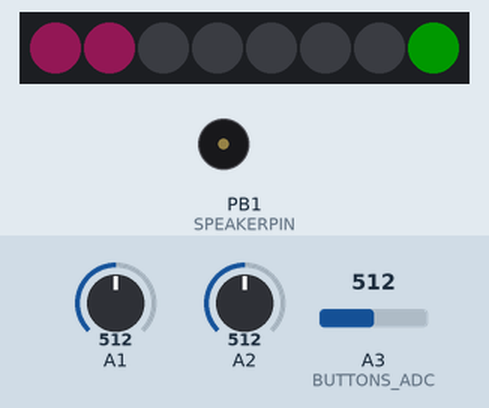
This sketch was run on a simulated ATtiny85, built with avr-gcc and run on an emulated ATtiny85. Shown: 8 RGB LEDs in strip order, left to right, buzzer (waves = sounding). Inputs (shaded band) come from the test bench; at power-on: A1 = 512, A3 (BUTTONS_ADC) = 512, A2 = 512. Dim RGB values are drawn brighter than linear.

Above: at 1.4 s.
1.5 s: A1 set to 555
At 1.8 s:
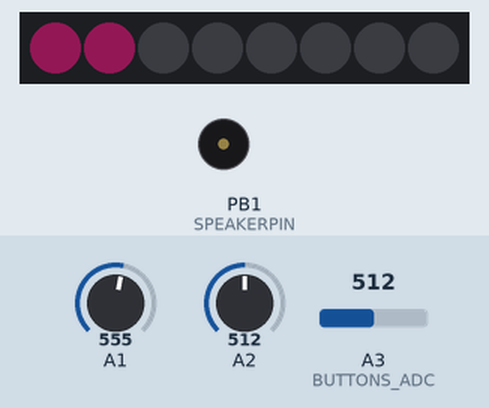
3.0 s: A3 (BUTTONS_ADC) set to 387
4.5 s: A3 (BUTTONS_ADC) set to 361
At 5.3 s:
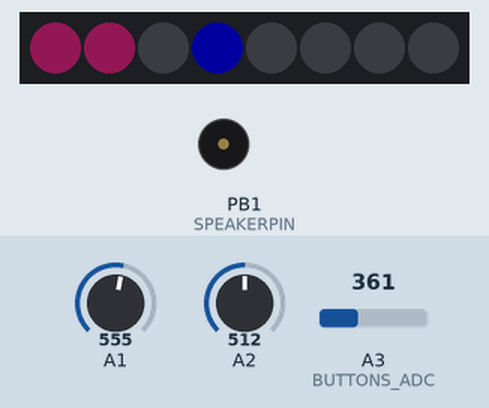
6.0 s: A2 set to 193
At 6.4 s:
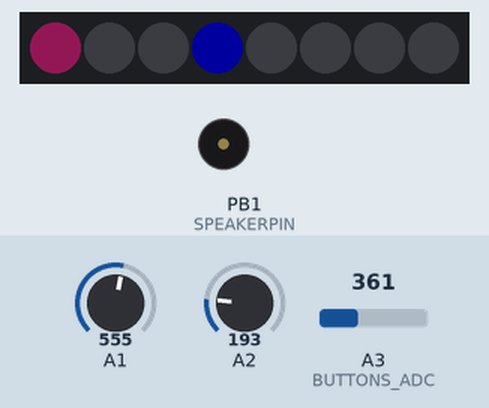
7.5 s: A2 set to 161
At 8.7 s:
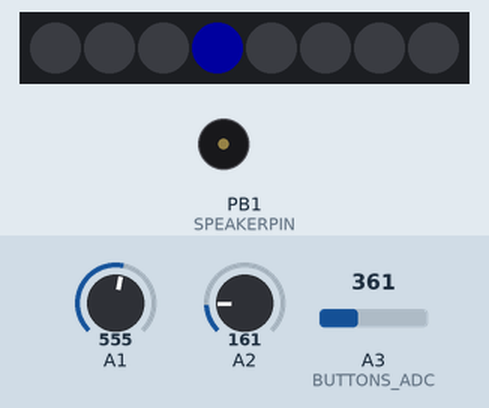
9.0 s: A1 set to 511
At 9.9 s:
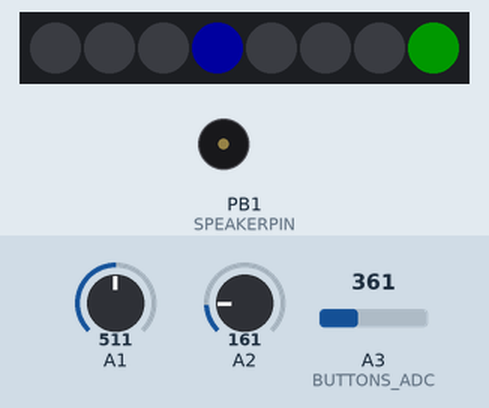
Timing chart, 0 to 11.5 s (numbered marks = the images above; inputs shaded):
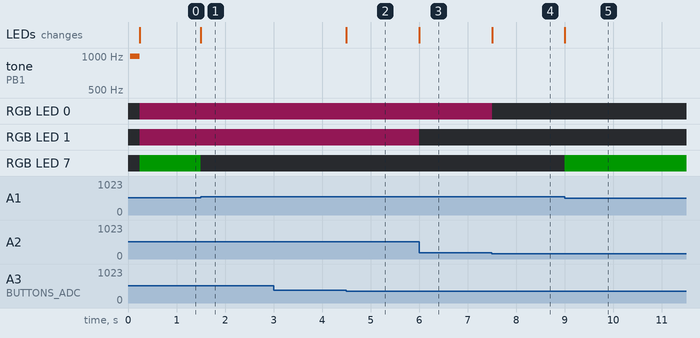

Measured:
- the behaviour switches between 539 and 540 on A1 (found by bisection; images 0 and 1)
- the behaviour switches between 380 and 379 on A3 (BUTTONS_ADC) (found by bisection; images 1 and 2)
- the behaviour switches between 180 and 179 on A2 (found by bisection; images 3 and 4)
- after the input at 1.5 s, RGB LED 7: RGB(0, 23, 0) → off at once; the LEDs: change at once (image 1)
- after the input at 3.0 s, every drawn part: stays the same
- after the input at 4.5 s, the LEDs: change at once (image 2)
- after the input at 6.0 s, RGB LED 1: RGB(19, 3, 11) → off at once; the LEDs: change at once (image 3)
- after the input at 7.5 s, RGB LED 0: RGB(19, 3, 11) → off at once; the LEDs: change at once (image 4)
- after the input at 9.0 s, RGB LED 7: off → RGB(0, 23, 0) at once; the LEDs: change at once (image 5)

The sketch:

NEO_000_testcomponents_advanced.ino
```cpp
// (licence header left out)
#include <Adafruit_NeoPixel.h>
#ifdef __AVR__
#include <avr/power.h>
#endif

// hardware description / pin connections
#define SPEAKERPIN      1
#define NEOPIXELPIN     0

#define POTI_RIGHT     A1
#define POTI_LEFT      A2
#define BUTTONS_ADC    A3

#define NUMPIXELS      8
#define RAINBOWPIXELS  19

// Initialize the NEO pixel library
Adafruit_NeoPixel pixels = Adafruit_NeoPixel(NUMPIXELS, NEOPIXELPIN, NEO_GRB + NEO_KHZ800);

// hardware calibration
#define Vbutton_left   380
#define Vbutton_right  300
#define Vbutton_both   240
#define Vcc            37 // 3.7 V for LiPo
#define Vdiv           26 // measure max Voltage on Analog In

// fast pin access
#define AUDIOPIN (1<<SPEAKERPIN)
#define PINLOW (PORTB&=~AUDIOPIN)
#define PINHIGH (PORTB|=AUDIOPIN)

// variables
int loopSiech;

////////////////////////////////////////////////////////////////////////////////////////////////////////////////////////
/* Specific functions of the 8Bit Mixtape NEO
 ___ _____ _ _      _____ _     _                  _____ _____ _____
| . | __  |_| |_   |     |_|_ _| |_ ___ ___ ___   |   | |   __|     |
| . | __ -| |  _|  | | | | |_'_|  _| .'| . | -_|  | | | |   __|  |  |
|___|_____|_|_|    |_|_|_|_|_,_|_| |__,|  _|___|  |_|___|_____|_____|
                                       |_|
========================================================================================================================

   _________    uint8_t   getButton()
  | 8Bit(x) |   -> 1 left, 2 right  3 both
  |  o___o  |
  |__/___\__|   uint16_t  analogReadScaled(uint8_t channel)
                -> scaled the adc of the voltage divider to a return value: 0..1023

//////////////////////////////////////////////////////////////////////////////////////////////////////////////////////*/

uint8_t getButton()
{
  uint8_t button = 0;
  if (analogRead(BUTTONS_ADC) < Vbutton_left) button = 1;
  if (analogRead(BUTTONS_ADC) < Vbutton_right) button = 2;
  if (analogRead(BUTTONS_ADC) < Vbutton_both) button = 3;

  return button;
}

uint16_t analogReadScaled(uint8_t channel)
{
  uint16_t value = analogRead(channel);
  value = value * Vcc / Vdiv;
  if (value > 1023) value = 1023;
  return value;
}

////////////////////////////////////////////////////////////////////////////////////////////////////////////////////////
/* Specific functions of the NEO-Pixel Library
 _____ _____ _____        _         _
|   | |   __|     |   ___|_|_ _ ___| |
| | | |   __|  |  |  | . | |_'_| -_| |
|_|___|_____|_____|  |  _|_|_,_|___|_|
                     |_|
========================================================================================================================

   _________    void rainbowCycle(uint8_t wait, uint8_t rounds) -> makes a Rainbow :-)
  | NEO(x)  |   void setColorAllPixel(uint32_t color)           -> Sets all the pixels to the same color
  |  o___o  |   uint32_t Wheel(byte WheelPos)                   -> Input a value 0 to 255 to get a color value.
  |__/___\__|                                                      The colours are a transition r - g - b - back to r.

//////////////////////////////////////////////////////////////////////////////////////////////////////////////////////*/

void displayBinrayValue(uint16_t value, uint32_t color)
{
  uint8_t n;
  for (n = 0; n < NUMPIXELS; n++)
  {
    if (value & (1 << n)) pixels.setPixelColor(n, color);
    //else pixels.setPixelColor(n,0); // off
  }
}

void setColorAllPixel(uint32_t color)
{
  uint8_t n;
  for (n = 0; n < NUMPIXELS; n++)
  {
    pixels.setPixelColor(n, 0); // off
  }
}

void setColorLeftPixel(uint16_t numberPix, uint8_t colorR, uint8_t colorG, uint8_t colorB)
{
  uint8_t n;
  for (n = 0; n < numberPix; n++)
  {
    pixels.setPixelColor(n, pixels.Color(colorR, colorG, colorB));
  }

}

void setColorRightPixel(uint16_t numberPix, uint8_t colorR, uint8_t colorG, uint8_t colorB)
{
  uint8_t n;
  for (n = NUMPIXELS; n >= NUMPIXELS - numberPix; n--)
  {
    pixels.setPixelColor(n, pixels.Color(colorR, colorG, colorB)); // off
  }
}

void rainbowCycle(uint8_t wait, uint8_t rounds) {
  uint16_t i, j;

  for (j = 0; j < 256 * rounds; j++) { // 5 cycles of all colors on wheel
    for (i = 0; i < RAINBOWPIXELS; i++) {
      pixels.setPixelColor(i, Wheel(((i * 256 / RAINBOWPIXELS) + j) & 255));
    }
    uint16_t brightosiech = 256 - (analogReadScaled(POTI_RIGHT)>>2);
    if (brightosiech >= 255) brightosiech = 255;
    uint16_t speedosiech = (1023 - analogReadScaled(POTI_LEFT))>>7;
    pixels.setBrightness(brightosiech);
    pixels.show();
    delay(speedosiech);

    uint8_t x = getButton();
    if (x == 2) {
      loopSiech = 0;
    }
    else {
      loopSiech = 1;
    }
  }
}

uint32_t Wheel(byte WheelPos) {
  WheelPos = 255 - WheelPos;
  if (WheelPos < 85) {
    return pixels.Color(255 - WheelPos * 3, 0, WheelPos * 3);
  }
  if (WheelPos < 170) {
    WheelPos -= 85;
    return pixels.Color(0, WheelPos * 3, 255 - WheelPos * 3);
  }
  WheelPos -= 170;
  return pixels.Color(WheelPos * 3, 255 - WheelPos * 3, 0);
}

////////////////////////////////////////////////////////////////////////////////////////////////////////////////////////
/* Specific functions of the 8Bit Mixtape NEO
 _____         _   _                    _    _____               _
|   __|_ _ ___| |_| |_ ___    ___ ___ _| |  |   __|___ _ _ ___ _| |___
|__   | | |   |  _|   |_ -|  | .'|   | . |  |__   | . | | |   | . |_ -|
|_____|_  |_|_|_| |_|_|___|  |__,|_|_|___|  |_____|___|___|_|_|___|___|
      |___|
========================================================================================================================

   _________    void playSound(long freq_Hz, long duration_ms)
  | 8Bit(x) |   -> square wave synth
  |  o___o  |
  |__/___\__|

//////////////////////////////////////////////////////////////////////////////////////////////////////////////////////*/

void playSound(long freq_Hz, long duration_ms)
{
  uint16_t n;
  uint32_t delayTime_us;
  uint32_t counts;

  delayTime_us = 1000000UL / freq_Hz / 2;
  counts = duration_ms * 1000 / delayTime_us;

  for (n = 0; n < counts; n++)
  {
    PINHIGH;
    delayMicroseconds(delayTime_us);
    PINLOW;
    delayMicroseconds(delayTime_us);
  }
}


////////////////////////////////////////////////////////////////////////////////////////////////////////////////////////
/* the setup routine runs once when you start the tape or press reset
========================================================================================================================
   _________            _
  | setup() |   ___ ___| |_ _ _ _ _
  |  o___o  |  |_ -| -_|  _| | | . |
  |__/___\__|  |___|___|_| |___|  _|
                               |_|
//////////////////////////////////////////////////////////////////////////////////////////////////////////////////////*/

void setup()
{
#if defined (__AVR_ATtiny85__)
  if (F_CPU == 16000000) clock_prescale_set(clock_div_1);
#endif

  pixels.begin(); // This initializes the NeoPixel library.
  pixels.setBrightness(40);

  pinMode(SPEAKERPIN, OUTPUT);
  //analogReference( INTERNAL2V56 );
  playSound(1000, 100); // beep
  //rainbowCycle(5, 3); // make some rainbows (wait, rounds)
  loopSiech = 0;
}

////////////////////////////////////////////////////////////////////////////////////////////////////////////////////////
/* The main loop to put all your code
========================================================================================================================
   _________    _
  | loop()  |  | |___ ___ ___
  |  o___o  |  | | . | . | . |
  |__/___\__|  |_|___|___|  _|
                         |_|
//////////////////////////////////////////////////////////////////////////////////////////////////////////////////////*/

void loop() {
  if (loopSiech == 1){
       rainbowCycle(3, 1);
      }
  pixels.setBrightness(100);
  uint16_t p1 = analogReadScaled(POTI_LEFT);
  uint16_t p2 = 1023 - analogReadScaled(POTI_RIGHT);

  setColorAllPixel(0); // pixels off

  setColorLeftPixel ((p1 >> 8), 50, 10, 30);
  setColorRightPixel((p2 >> 8), 0, 60, 0);

  uint8_t x = getButton();
  if (x == 1) pixels.setPixelColor(3, pixels.Color(0, 0, 80));
  if (x == 2) pixels.setPixelColor(4, pixels.Color(40, 40, 0));

  if (x == 3) {
    pixels.setPixelColor(3, pixels.Color(50, 0, 0));
    pixels.setPixelColor(4, pixels.Color(50, 0, 0));
    pixels.show(); // This sends the updated pixel color to the hardware.
    playSound(p1 + 20, (p2 / 5) + 10);
  }
  if (x == 3 && p1 < 80 && p2 < 80) {
    pixels.setBrightness(40);
    loopSiech = 1;
    rainbowCycle(3, 1);
    }

  pixels.show(); // This sends the updated pixel color to the hardware.
}
```
